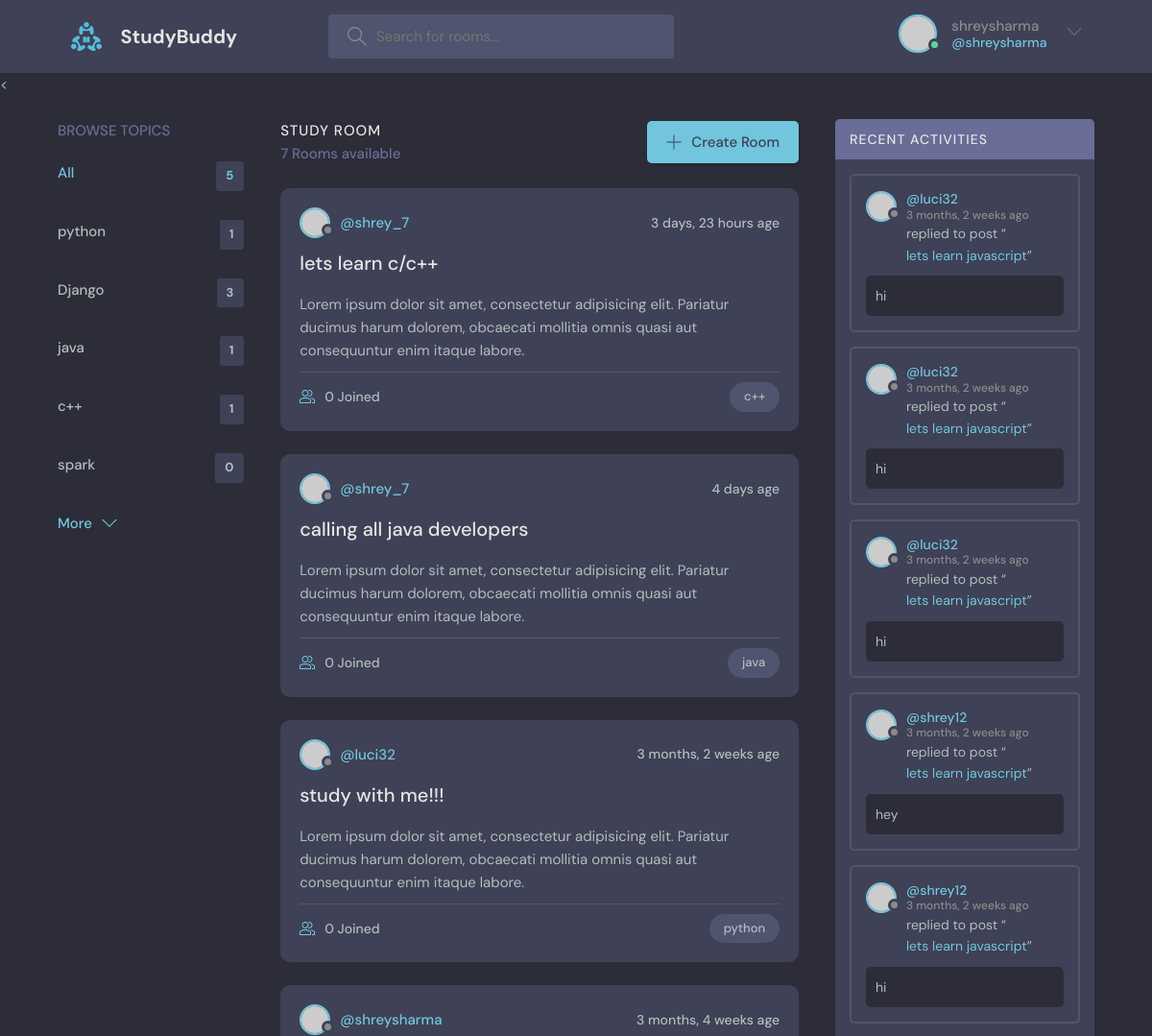
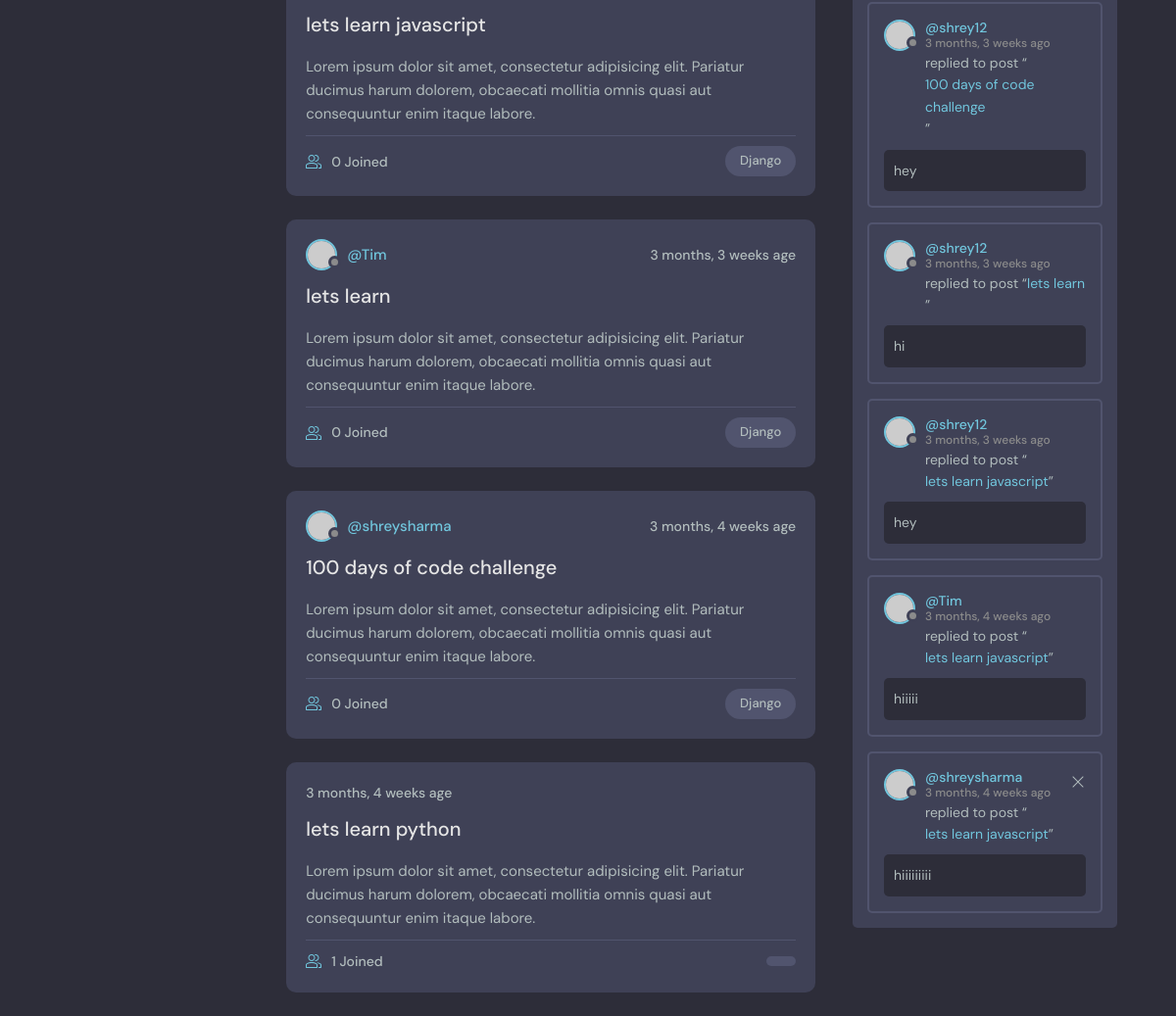
The app's page / (signed in) with its own data (2 pictures, top to bottom).
### base/models.py (models this page shows, shortened)
class Topic(models.Model):
    name = models.CharField(max_length=200)

class Room(models.Model):
    host = models.ForeignKey(User, on_delete=models.SET_NULL, null=True)
    topic = models.ForeignKey(Topic, on_delete=models.SET_NULL, null=True)
    name = models.CharField(max_length=200)
    description = models.TextField(null=True, blank=True)
    participants = models.ManyToManyField(User, related_name='participants', blank=True)
    updated = models.DateTimeField(auto_now=True)
    created = models.DateTimeField(auto_now_add=True) #auto_now_add only takes a timestamp
    class Meta:
        ordering = ['-updated', '-created']
    def __str__(self):  #it define the string rep of a obj
         return self.name

class Message(models.Model):
    user = models.ForeignKey(User, on_delete=models.CASCADE)
    room = models.ForeignKey(Room, on_delete=models.CASCADE)
    body = models.TextField()
    updated = models.DateTimeField(auto_now=True)
    created = models.DateTimeField(auto_now_add=True)
    class Meta:
        ordering = ['-updated', '-created']

### base/views.py (the view)
# urls.py: path('', views.home, name='home'),
def home(request):
    q = request.GET.get('q') if request.GET.get('q') != None else ''
    rooms = Room.objects.filter(
        Q(topic__name__contains=q) |
        Q(name__icontains=q) |
        Q(description__icontains=q)
    )
    topics = Topic.objects.all()
    room_count = rooms.count()
    room_messages = Message.objects.filter(Q(room__topic__name__icontains = q))
    context = {'rooms': rooms, 'topics': topics, 'room_count': room_count, 'room_messages': room_messages}
    return render(request, 'base/home.html', context)

### base/templates/base/home.html (shortened to what this page needs)
{% extends 'main.html' %}
{% block content %}
    <main class="layout layout--3">
      <div class="container">
         {% include 'base/topic_components.html' %}
        <div class="roomList">
          <div class="roomList__header">
            <div>
              <h2>Study Room</h2>
              <p>{{room_count}} Rooms available</p>
            </div>
            <a class="btn btn--main" href="{% url 'create-room' %}">
              <svg version="1.1" xmlns="http://www.w3.org/2000/svg" width="32" height="32" viewBox="0 0 32 32">
                <title>add</title>
                <path
                  d="M16.943 0.943h-1.885v14.115h-14.115v1.885h14.115v14.115h1.885v-14.115h14.115v-1.885h-14.115v-14.115z"
                ></path>
              </svg>
              Create Room
            </a>
          </div>
          {% include 'base/feed_components.html' %}
        </div>
        {% include 'base/activity_component.html' %}
      </div>
    </main>
{% endblock %}

### templates1/navbar.html (shortened to what this page needs)
{% load static %}
<header class="header header--loggedIn">
      <div class="container">
        <a href="{% url 'home' %}" class="header__logo">
          <img src="{% static 'images/logo.svg' %}" />
          <h1>StudyBuddy</h1>
        </a>
        <form class="header__search" method="GET" action="{% url 'home' %}">
          <label>
            <input name="q" placeholder="Search for rooms..." />
          </label>
        </form>
        <nav class="header__menu">
          {% if request.user.is_authenticated %}
          <div class="header__user">
            <a href="{% url 'update-user' %}">
              <div class="avatar avatar--medium active">
                <img src="https://randomuser.me/api/portraits/men/37.jpg" />
              </div>
              <p>{{request.user.username}} <span>@{{request.user.username}}</span></p>
            </a>
            <button class="dropdown-button">
              <svg version="1.1" xmlns="http://www.w3.org/2000/svg" width="32" height="32" viewBox="0 0 32 32">
                <title>chevron-down</title>
                <path d="M16 21l-13-13h-3l16 16 16-16h-3l-13 13z"></path>
              </svg>
            </button>
          </div>
          {% else %}
          <a href="{% url 'login' %}">
            <img src="{% static 'images/avatar.svg'  %}" />
            <p>Login</p>
          </a>
          {% endif %}
        </nav>
      </div>
    </header>
<

### base/templates/base/topic_components.html
<div class="topics">
          <div class="topics__header">
            <h2>Browse Topics</h2>
          </div>
          <ul class="topics__list">
            <li>
              <a href="{% url 'home'%}" class="active">All <span>{{topics.count}}</span></a>
            </li>
              {% for topic in topics %}
            <li>
              <a href="{% url 'home' %}?q={{topic.name}} ">{{ topic.name }} <span>{{topic.room_set.all.count}}</span></a>
            </li>
              {% endfor %}
          </ul>
          <a class="btn btn--link" href="topics.html">
            More
            <svg version="1.1" xmlns="http://www.w3.org/2000/svg" width="32" height="32" viewBox="0 0 32 32">
              <title>chevron-down</title>
              <path d="M16 21l-13-13h-3l16 16 16-16h-3l-13 13z"></path>
            </svg>
          </a>
        </div>

### base/templates/base/feed_components.html (shortened to what this page needs)
{% for room in rooms %}
<div class="roomListRoom">
    <div class="roomListRoom__header">
        {% if room.host %}
        <a href="{% url 'user-profile' room.host.id %}" class="roomListRoom__author">
            <div class="avatar avatar--small">
                <img src="https://randomuser.me/api/portraits/women/11.jpg" />
            </div>
            <span>@{{room.host.username}}</span>
        </a>
        {% endif %}
        <div class="roomListRoom__actions">
            <span>{{room.created|timesince}} age</span>
        </div>
    </div>
    <div class="roomListRoom__content">
        <a href="{% url 'room' room.id %}">{{room.name}}</a>
        <p>
            Lorem ipsum dolor sit amet, consectetur adipisicing elit. Pariatur ducimus harum dolorem, obcaecati mollitia omnis quasi aut consequuntur enim itaque labore.
        </p>
    </div>
    <div class="roomListRoom__meta">
        <a href="{% url 'room' room.id %}" class="roomListRoom__joined">
            {{room.participants.all.count}} Joined
        </a>
        <p class="roomListRoom__topic">{{room.topic.name}}</p>
    </div>
</div>
{% endfor %}

### base/templates/base/activity_component.html
<div class="activities">
          <div class="activities__header">
            <h2>Recent Activities</h2>
          </div>
          {% for message in room_messages %}
          <div class="activities__box">
            <div class="activities__boxHeader roomListRoom__header">
              <a href="{% url 'user-profile' message.user.id %}" class="roomListRoom__author">
                <div class="avatar avatar--small">
                  <img src="https://randomuser.me/api/portraits/women/11.jpg" />
                </div>
                <p>
                  @{{message.user}}
                  <span>{{message.created|timesince}} ago</span>
                </p>
              </a>
                {% if request.user == message.user %}
              <div class="roomListRoom__actions">
                <a href="{% url 'delete-message' message.id %}">
                  <svg version="1.1" xmlns="http://www.w3.org/2000/svg" width="32" height="32" viewBox="0 0 32 32">
                    <title>remove</title>
                    <path
                      d="M27.314 6.019l-1.333-1.333-9.98 9.981-9.981-9.981-1.333 1.333 9.981 9.981-9.981 9.98 1.333 1.333 9.981-9.98 9.98 9.98 1.333-1.333-9.98-9.98 9.98-9.981z"
                    ></path>
                  </svg>
                </a>
              </div>
                {% endif %}
            </div>
            <div class="activities__boxContent">
              <p>replied to post “<a href="{% url 'room' message.room.id %}">{{message.room}}</a>”</p>
              <div class="activities__boxRoomContent">
                {{message.body}}
              </div>
            </div>
          </div>
          {% endfor %}
        </div>

### records on screen
Topic: name "python", room_set.all.count "1"
Topic: name "Django", room_set.all.count "3"
Topic: name "java", room_set.all.count "1"
Topic: name "c++", room_set.all.count "1"
Topic: name "spark", room_set.all.count "0"
Room: host.username "shrey_7", created "3 days, 23 hours", name "lets learn c/c++", participants.all.count "0", topic.name "c++"
Room: host.username "shrey_7", created "4 days", name "calling all java developers", participants.all.count "0", topic.name "java"
Room: host.username "luci32", created "3 months, 2 weeks", name "study with me!!!", participants.all.count "0", topic.name "python"
Room: host.username "shreysharma", created "3 months, 4 weeks", name "lets learn javascript", participants.all.count "0", topic.name "Django"
Room: host.username "Tim", created "3 months, 3 weeks", name "lets learn", participants.all.count "0", topic.name "Django"
Room: host.username "shreysharma", created "3 months, 4 weeks", name "100 days of code challenge", participants.all.count "0", topic.name "Django"
Room: created "3 months, 4 weeks", name "lets learn python", participants.all.count "1"
Message: user "luci32", created "3 months, 2 weeks", room "lets learn javascript", body "hi"
Message: user "luci32", created "3 months, 2 weeks", room "lets learn javascript", body "hi"
Message: user "luci32", created "3 months, 2 weeks", room "lets learn javascript", body "hi"
Message: user "shrey12", created "3 months, 2 weeks", room "lets learn javascript", body "hey"
Message: user "shrey12", created "3 months, 2 weeks", room "lets learn javascript", body "hi"
Message: user "shrey12", created "3 months, 3 weeks", room "100 days of code challenge", body "hey"
Message: user "shrey12", created "3 months, 3 weeks", room "lets learn", body "hi"
Message: user "shrey12", created "3 months, 3 weeks", room "lets learn javascript", body "hey"
Message: user "Tim", created "3 months, 4 weeks", room "lets learn javascript", body "hiiiii"
Message: user "shreysharma", created "3 months, 4 weeks", room "lets learn javascript", body "hiiiiiiiii"

### other values on screen
{{ request.user.username }} "shreysharma"
{{ topics.count }} "5"
{{ room_count }} "7"
